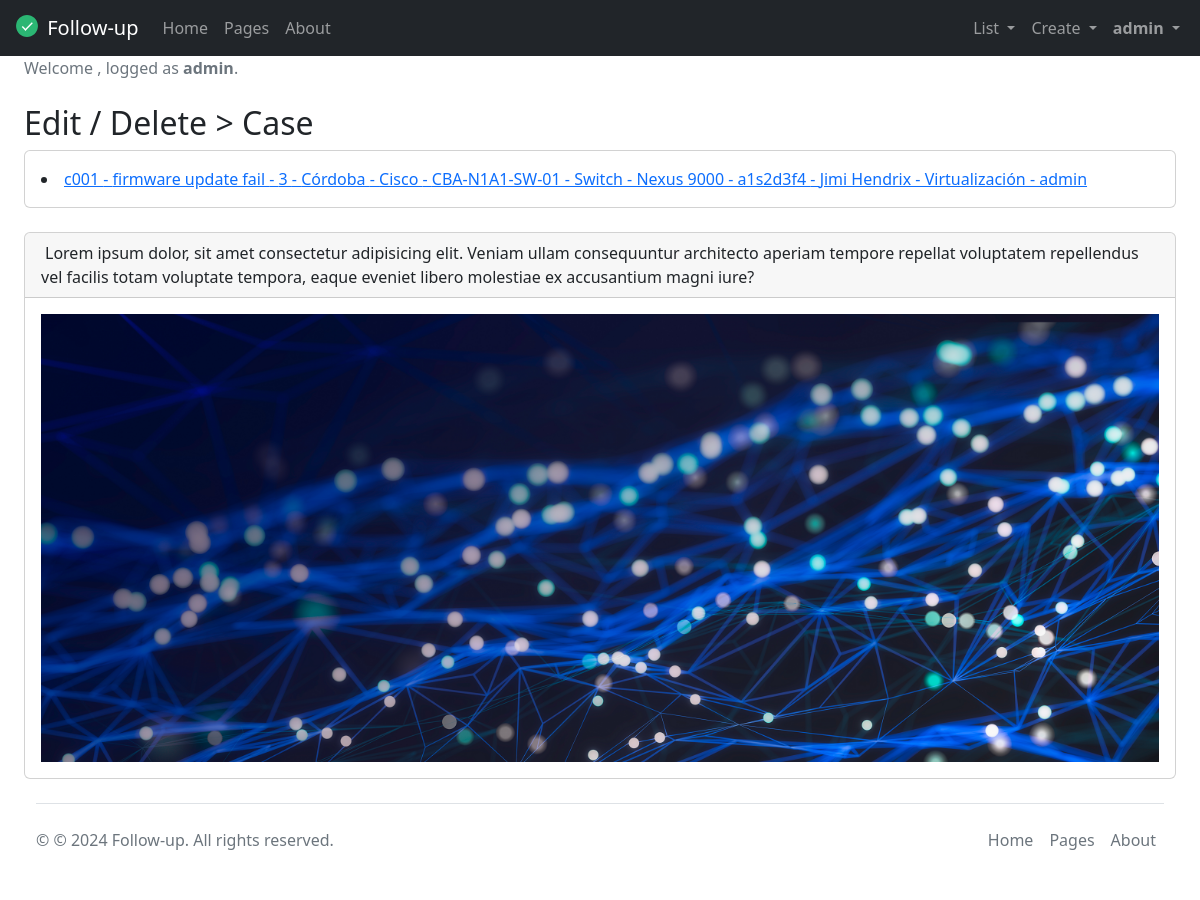
Page /cases/ (signed in) on the earlier database version.
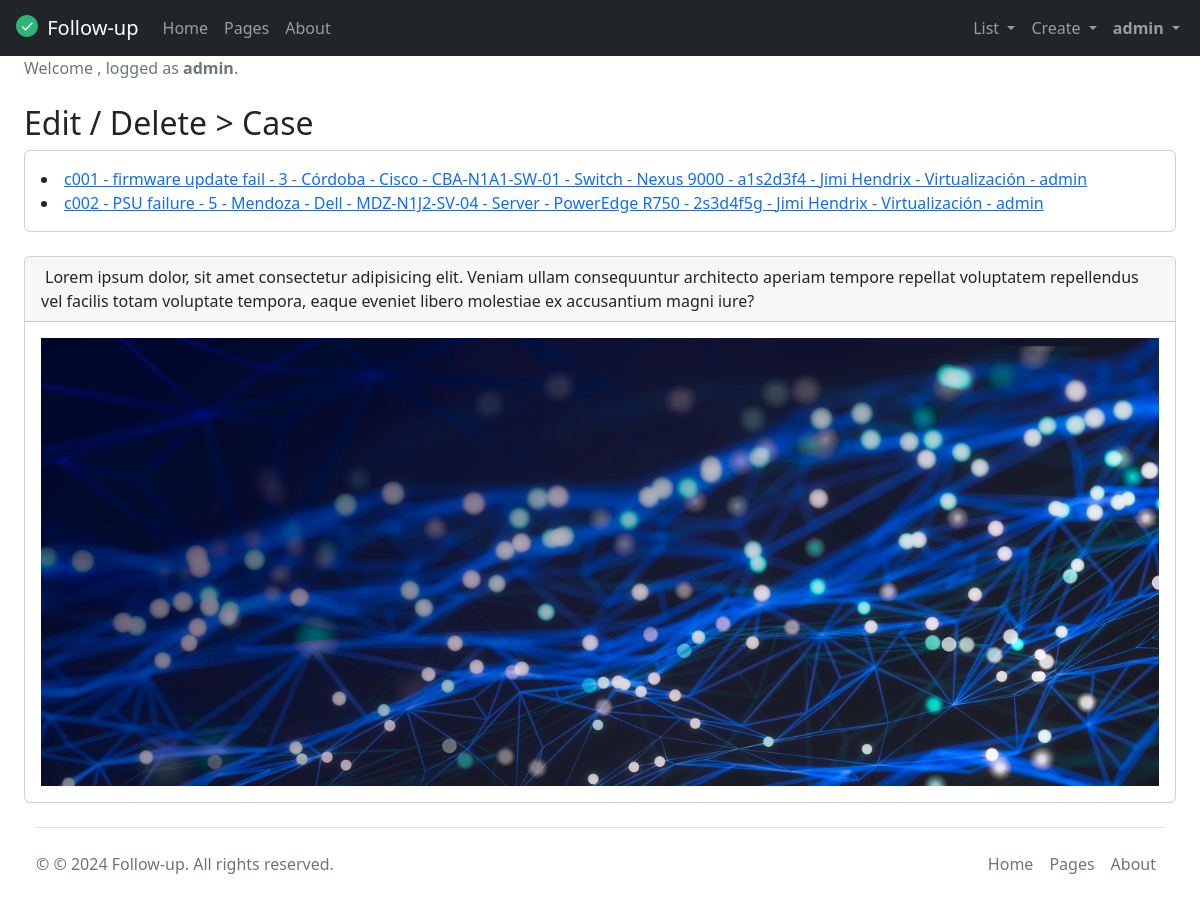
Same page on the later database version.
### tasks/models.py (models this page shows, shortened)
class Case(models.Model):
  SEVERITIES = (
    ('1', "1. Not classified"),
    ('2', "2. Information"),
    ('3', "3. Warning"),
    ('4', "4. Average"),
    ('5', "5. High"),
    ('6', "6. Disaster")
  )
  caseId = models.CharField(max_length=6)
  description = models.CharField(max_length=20)
  severity = models.CharField(choices=SEVERITIES, max_length=2, null=True)
  site = models.ForeignKey(Site, on_delete=models.CASCADE, null=True, editable=False)
  rack = models.ForeignKey(Rack, on_delete=models.CASCADE, null=True, editable=False)
  vendor = models.ForeignKey(Vendor, on_delete=models.CASCADE, null=True, editable=False)
  device = models.ForeignKey(Device, on_delete=models.CASCADE, null=True)
  operator = models.ForeignKey(Operator, on_delete=models.CASCADE, null=True)
  caseImage = models.ImageField(upload_to='cases', blank=True, null=True, default="/media/static/default.png")
  class Meta():
    verbose_name = 'Case'
    verbose_name_plural = 'Cases'
    ordering = ('caseId', 'description')
    unique_together = ('caseId', 'description')

class Site(models.Model):
  siteId = models.CharField(max_length=6)
  name = models.CharField(max_length=20)
  address = models.CharField(max_length=30)
  city = models.CharField(max_length=20)
  country = models.CharField(max_length=20)
  switchowner = models.CharField(max_length=30)
  contact = models.IntegerField(default=0)
  siteImage = models.ImageField(upload_to='sites', blank=True, null=True, default="/media/static/default.png") # default=""
  def __str__(self):
    return self.name
  class Meta():
    verbose_name = 'Site'
    verbose_name_plural = 'Sites'
    ordering = ('siteId', 'name')
    unique_together = ('siteId', 'name')

class Vendor(models.Model):
  vendorId = models.CharField(max_length=6)
  name = models.CharField(max_length=20)
  email = models.EmailField()
  contact = models.IntegerField()
  link = models.URLField(max_length=200, blank=True)
  vendorImage = models.ImageField(upload_to='vendors', blank=True, null=True, default="/media/static/default.png")
  def __str__(self):
    return self.name
  class Meta():
    verbose_name = 'Vendor'
    verbose_name_plural = 'Vendors'
    ordering = ('vendorId', 'name')
    unique_together = ('vendorId', 'name')

class Device(models.Model):
  deviceId = models.CharField(max_length=6)
  name = models.CharField(max_length=20)
  category = models.CharField(max_length=20)
  model = models.CharField(max_length=20)
  serialNumber = models.CharField(max_length=30)
  site = models.ForeignKey(Site, on_delete=models.CASCADE, null=True)
  rack = models.ForeignKey(Rack, on_delete=models.CASCADE, null=True)
  vendor = models.ForeignKey(Vendor, on_delete=models.CASCADE, null=True)
  deviceImage = models.ImageField(upload_to='devices', blank=True, null=True, default="/media/static/default.png")
  def __str__(self):
    return f'{self.name} - {self.category} - {self.model} - {self.serialNumber}'
  class Meta():
    verbose_name = 'Device'
    verbose_name_plural = 'Devices'
    ordering = ('deviceId', 'name')
    unique_together = ('deviceId', 'name')

class Operator(models.Model):
  operatorId = models.CharField(max_length=6)
  firstName = models.CharField(max_length=20)
  lastName = models.CharField(max_length=20)
  email = models.EmailField()
  contact = models.IntegerField()
  backOffice = models.CharField(max_length=20)
  user = models.OneToOneField(User, on_delete=models.CASCADE, null=True)
  operatorImage = models.ImageField(upload_to='operators', blank=True, null=True, default="/media/static/default.png")
  def __str__(self):
    return self.firstName + ' ' + self.lastName + ' - ' + self.backOffice + ' - ' + self.user.username
  class Meta():
    verbose_name = 'Operator'
    verbose_name_plural = 'Operators'
    ordering = ('operatorId', 'firstName', 'lastName')
    unique_together = ('operatorId', 'firstName', 'lastName')

### tasks/views.py (the view)
# urls.py: path('cases/', views.cases, name='cases'),
@login_required
def cases(request):
    cases = Case.objects.filter()
    return render(request, 'cases.html', {"cases": cases})

### tasks/templates/cases.html
{% extends 'base.html' %}
{% block content %}
<h2 class="mt-4">Edit / Delete > Case</h2>
<div class="card mb-4">
  <div class="card-body">
    {% for case in cases %}
    <li>
      <a href="{% url 'case_detail' case.id %}">
        {{case.caseId}} - {{case.description}} - {{case.severity}} - {{case.site}} - {{case.vendor}} - {{case.device}} - {{case.operator}}
      </a>
    </li>
    {% endfor %}
  </div>
</div>
{% endblock %}

Differences in the rows shown:
added Case: caseId "c002", description "PSU failure", severity "5", site "Mendoza", vendor "Dell", device "MDZ-N1J2-SV-04 - Server - PowerEdge R750 - 2s3d4f5g", operator "Jimi Hendrix - Virtualización - admin"
